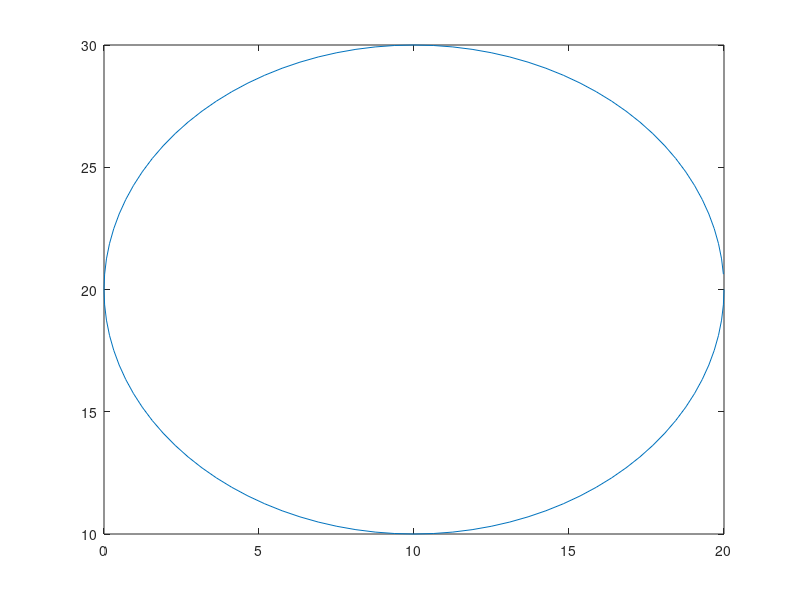

The MATLAB source for this figure:
function a = ola()
    dientes = 0;
        while dientes<101
            if dientes<100
                dientes=dientes+1;
            else
                dientes=0;
                plot(a(1,:),a(2,:));
                break;
            end
            a(:,dientes)=circulo(10,10,20,dientes);
    
        end
    

end

function Siguiente=circulo(r,x,y,dientes)
    Siguiente(1)= x + r * cos(2 * pi * dientes / 100);
    Siguiente(2)= y + r * sin(2 * pi * dientes / 100);
end
